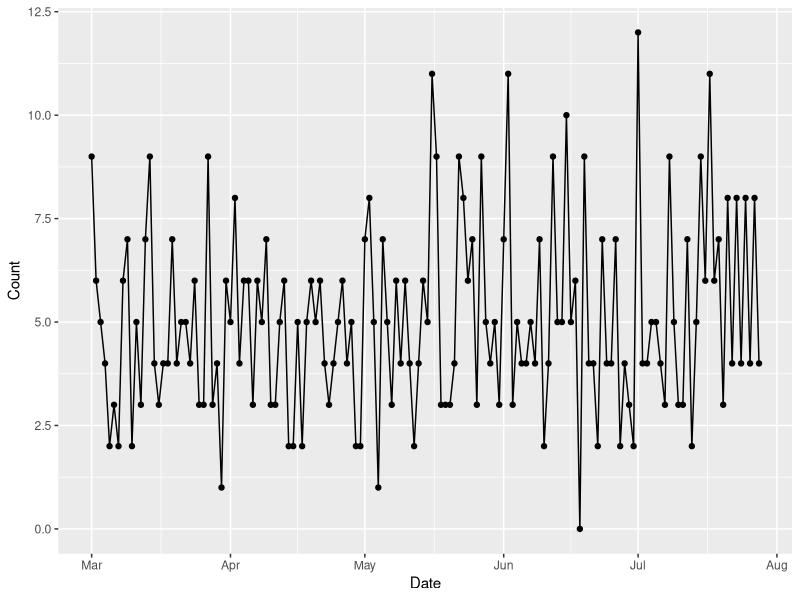
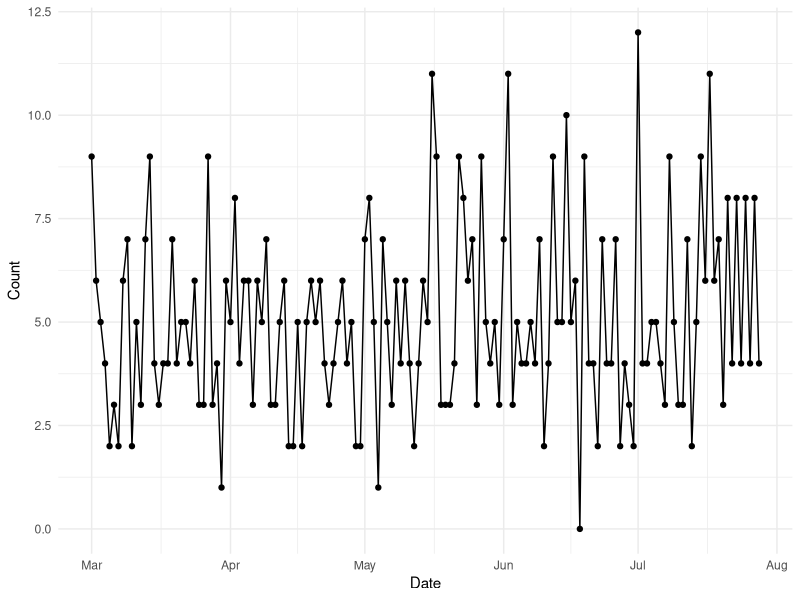

Generate these figures, in order, with R: (Note: this script raises an error after producing the figures.)
## ---- chunk 1
rm(list=ls())
library(tidyverse)
## ---- chunk 2
N=150
start = as_date('2020-03-01')
end = start + days(N) 

data <- tibble(N = seq(1:N))

data <- data %>%
  mutate(Date = seq(from=start,to=end-1, by=1)) %>%
  mutate(Count = rpois(150,5))

  str(data)

## ---- chunk 3
g <- ggplot(data=data,
            aes(x=Date, y = Count)) +
  geom_point() +
  geom_line()

g
g+theme_minimal()

## ---- chunk 4
theme_covid19 <- function() {
  theme_minimal(
    # color background 2
    #panel.background = element_rect(fill = "gray97"),
    # title x-axis text
    axis.text.x = element_text(angle=45, hjust=1),
  )
}
g+theme_covid19()

